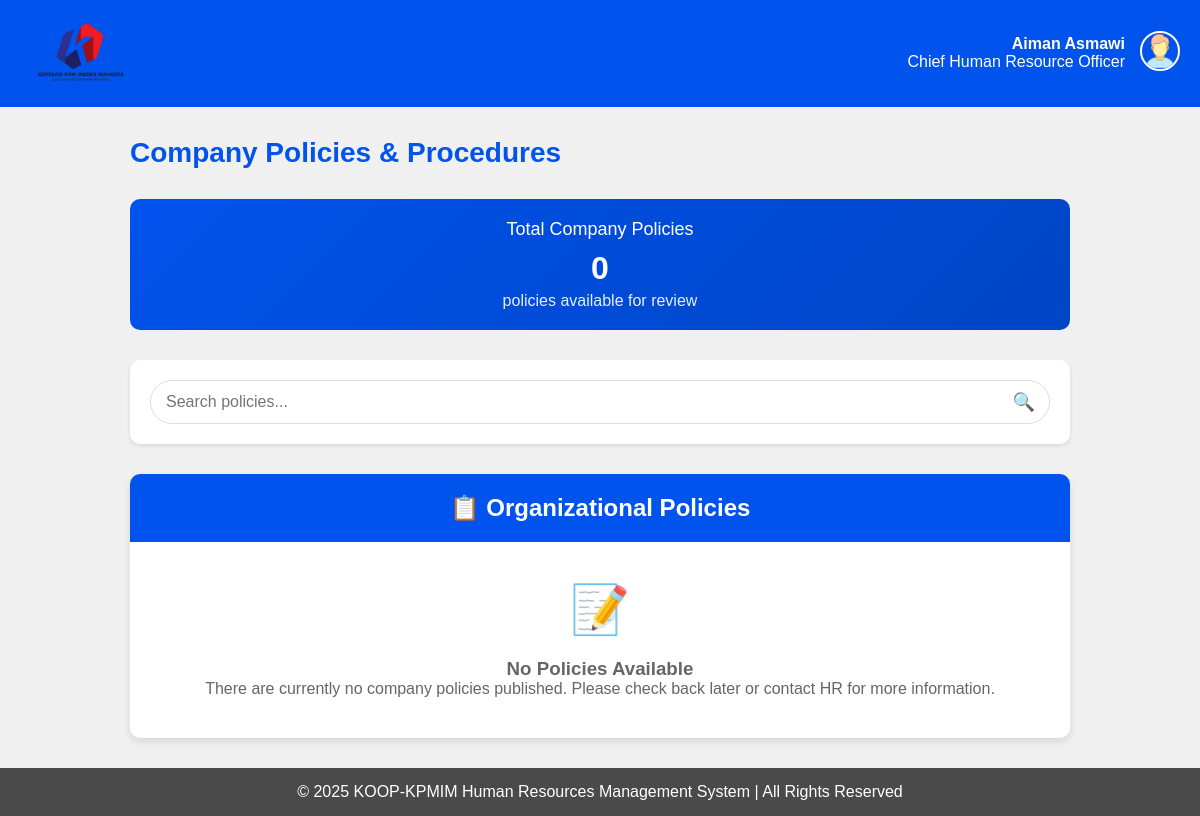
Before: /staff/policies/ (signed in) with the older database file.
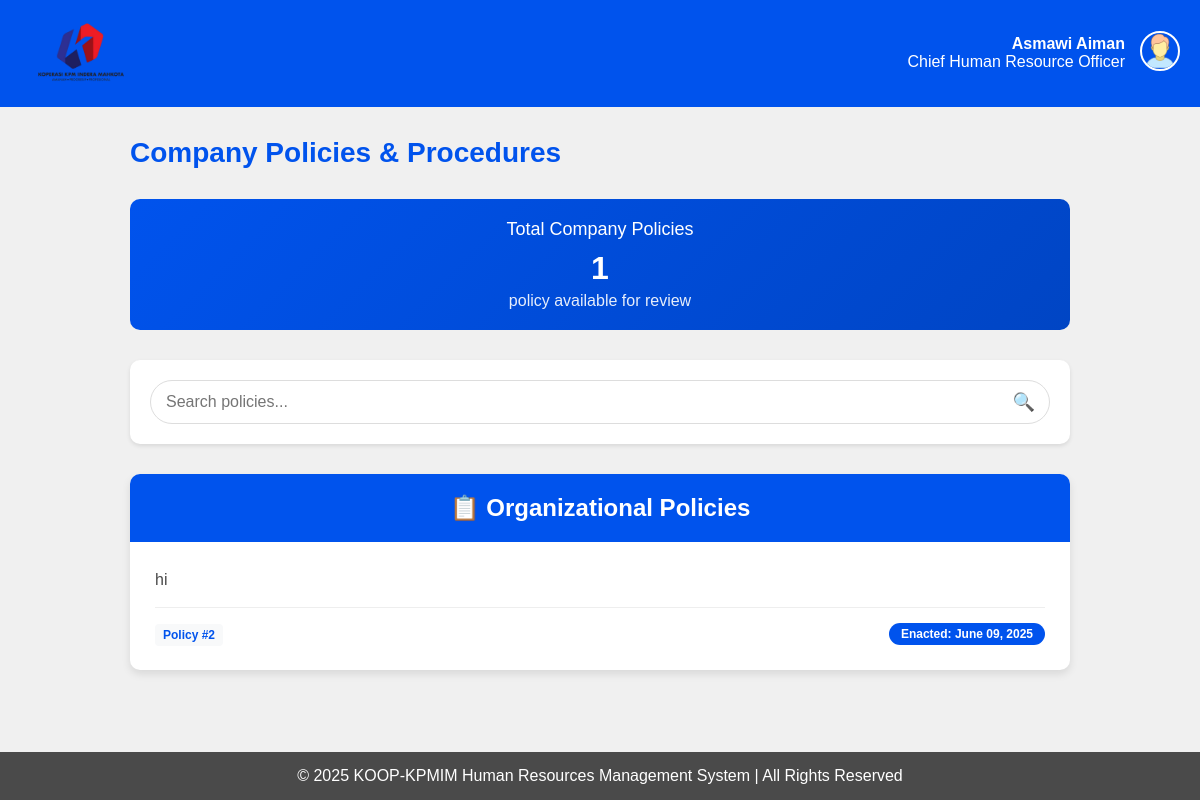
After: the same page with the newer database file.
### HRMS/models.py (models this page shows, shortened)
class STAFF(models.Model):
    id = models.TextField(primary_key=True, max_length=12)
    name = models.TextField(default='')
    position = models.TextField(default='')
    phone = models.TextField(default='')
    email = models.EmailField(default='')
    password = models.TextField(default='')
    STATUS = [
        ('',''),
        ('Married','married'),
        ('Single','single'),
    ]
    status = models.TextField(choices=STATUS, default='')
    GENDER = [
        ('',''),
        ('Male', 'male'),
        ('Female', 'female'),
    ]
    gender = models.TextField(choices=GENDER, default='')
    date_of_birth = models.DateField()
    bank_number = models.TextField(default='')
    emergency_contact = models.TextField(default='')

class POLICIES(models.Model):
    id = models.AutoField(primary_key=True)
    policies = models.TextField()
    enacted = models.DateField(auto_now_add=True)

### HRMS/views.py (the view)
# urls.py: path('staff/policies/', views.staff_policies, name='staff_policies'),
def staff_policies(request):
    if not request.session.get('user_type') == 'staff':
        request.session.flush()
        messages.error(request, "You do not have permission to view this page. Please login again")
        return redirect('login')
    try:
        staff_id = request.session.get('user_id')
        staff = STAFF.objects.get(id=staff_id)
        policies = POLICIES.objects.all().order_by('-enacted')
        policies_count = policies.count()
        context = {
            'staff': staff,
            'policies': policies,
            'policies_count': policies_count,
        }
        return render(request, 'staff/policies.html', context)
    except STAFF.DoesNotExist:
        messages.error(request, "Staff profile not found. Please login again.")
        return redirect('login')
    except Exception as e:
        messages.error(request, f"An error occurred: {str(e)}")
        return redirect('staffmenu')

### HRMS/templates/staff/policies.html (shortened to what this page needs)
{% load static %}
<!DOCTYPE html>
<html lang="en">
<head>
</head>
<body>
    <header>
        <a href="{% url 'staffmenu' %}">
            <img src="{% static 'img/logo.png' %}" alt="KOOP-KPMIM Logo" class="logo">
        </a>
        <div class="header-right">
            <div class="user-info">
                <div><strong>{{ staff.name }}</strong></div>
                <div>{{ staff.position }}</div>
            </div>
            <div class="user-dropdown">
                <img src="{% static 'img/user.png' %}" alt="User Profile" class="user-image" onclick="toggleDropdown()">
            </div>
        </div>
    </header>
    <main>
        <h1>Company Policies & Procedures</h1>
        <div class="policies-summary">
            <div class="summary-title">Total Company Policies</div>
            <div class="summary-count">{{ policies_count }}</div>
            <div class="summary-text">
                {% if policies_count == 1 %}
                    policy available for review
                {% else %}
                    policies available for review
                {% endif %}
            </div>
        </div>
        <div class="search-container">
            <div class="search-box">
                <input type="text" class="search-input" id="searchInput" placeholder="Search policies..." onkeyup="searchPolicies()">
                <span class="search-icon">🔍</span>
            </div>
        </div>
        <div class="policies-container">
            <div class="policies-header">
                <h2>📋 Organizational Policies</h2>
            </div>
            <div class="policies-content" id="policiesContent">
                {% if policies %}
                    {% for policy in policies %}
                    <div class="policy-item" data-policy-content="{{ policy.policies|lower }}">
                        <div class="policy-content">{{ policy.policies }}</div>
                        <div class="policy-date">
                            <span>
                                <span class="policy-number">Policy #{{ policy.id }}</span>
                            </span>
                            <span class="date-badge">
                                Enacted: {{ policy.enacted|date:"F d, Y" }}
                            </span>
                        </div>
                    </div>
                    {% endfor %}
                {% else %}
                    <div class="no-policies">
                        <div style="font-size: 48px; margin-bottom: 20px;">📝</div>
                        <h3>No Policies Available</h3>
                        <p>There are currently no company policies published. Please check back later or contact HR for more information.</p>
                    </div>
                {% endif %}
            </div>
        </div>
    </main>
    <footer>
        <p>&copy; 2025 KOOP-KPMIM Human Resources Management System | All Rights Reserved</p>
    </footer>
</body>
</html>

Changed rows visible on the page:
changed STAFF "Chief Human Resource Officer": name "Aiman Asmawi" → "Asmawi Aiman"
added POLICIES: policies "hi", id "2", enacted "June 09, 2025"
Other visible differences:
{{ policies_count }}: "0" → "1"
text no longer shown: "policies available for review 📝 No Policies Available There are currently no company policies published. Please check back later or contact HR for more information."
text now shown: "policy available for review"
